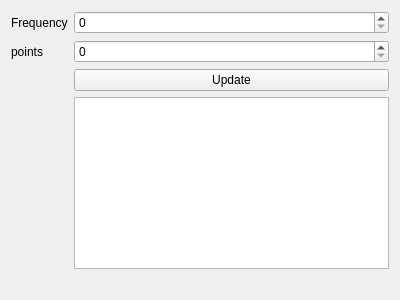
<?xml version="1.0" encoding="UTF-8"?>
<ui version="4.0">
 <class>Form</class>
 <widget class="QWidget" name="Form">
  <property name="geometry">
   <rect>
    <x>0</x>
    <y>0</y>
    <width>400</width>
    <height>300</height>
   </rect>
  </property>
  <property name="windowTitle">
   <string>Form</string>
  </property>
  <layout class="QFormLayout" name="formLayout">
   <item row="0" column="0">
    <widget class="QLabel" name="FrequencyLabel">
     <property name="text">
      <string>Frequency</string>
     </property>
    </widget>
   </item>
   <item row="1" column="0">
    <widget class="QLabel" name="PointsLabel">
     <property name="text">
      <string>points</string>
     </property>
    </widget>
   </item>
   <item row="2" column="1">
    <widget class="QPushButton" name="UpdateButton">
     <property name="text">
      <string>Update</string>
     </property>
    </widget>
   </item>
   <item row="4" column="1">
    <widget class="QLabel" name="ErrorLabel">
     <property name="enabled">
      <bool>true</bool>
     </property>
     <property name="font">
      <font>
       <weight>75</weight>
       <bold>true</bold>
      </font>
     </property>
     <property name="text">
      <string/>
     </property>
    </widget>
   </item>
   <item row="1" column="1">
    <widget class="QSpinBox" name="PointsSpinbox">
     <property name="enabled">
      <bool>true</bool>
     </property>
     <property name="keyboardTracking">
      <bool>true</bool>
     </property>
    </widget>
   </item>
   <item row="0" column="1">
    <widget class="QSpinBox" name="FrequencySpinbox"/>
   </item>
   <item row="3" column="1">
    <widget class="PlotWidget" name="PlotView"/>
   </item>
  </layout>
 </widget>
 <customwidgets>
  <customwidget>
   <class>PlotWidget</class>
   <extends>QGraphicsView</extends>
   <header>pyqtgraph</header>
  </customwidget>
 </customwidgets>
 <resources/>
 <connections/>
</ui>
